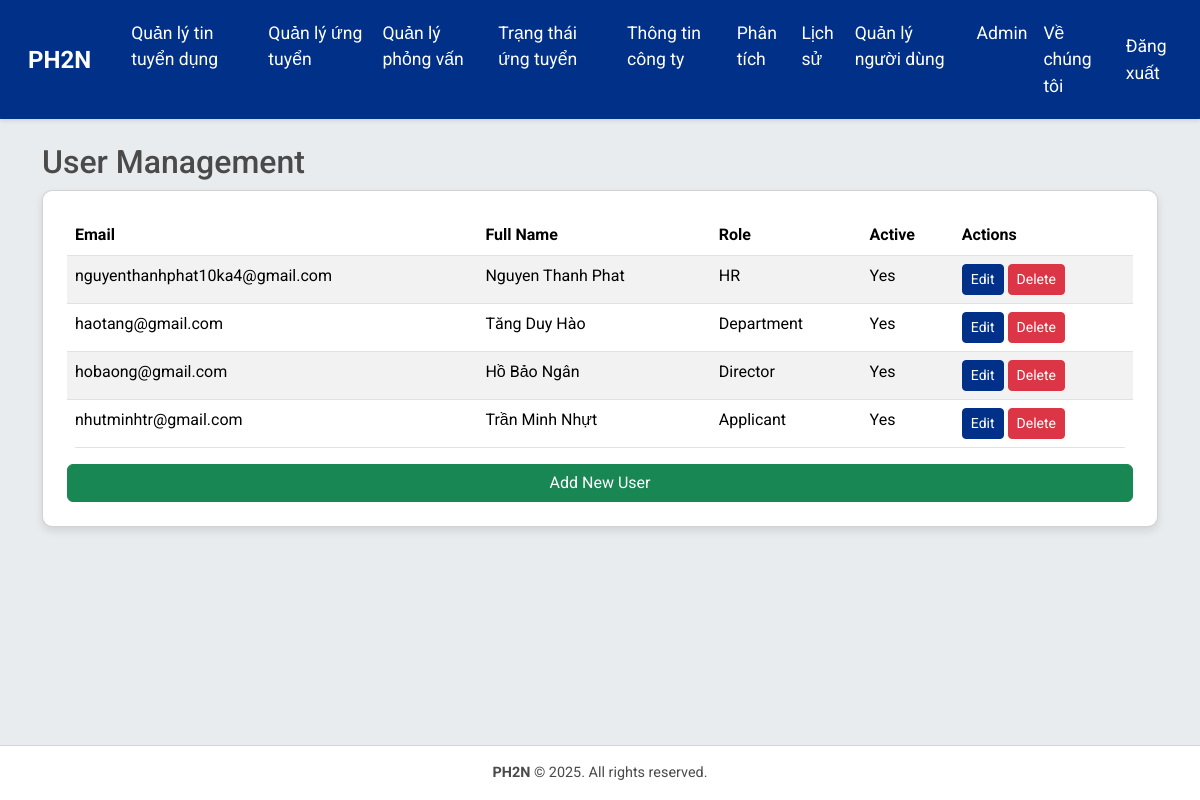
The page /accounts/users/ (signed in) on the database its author committed.
### accounts/models.py (models this page shows, shortened)
class CustomUser(AbstractBaseUser, PermissionsMixin):
    ROLE_CHOICES = [
        ('hr', 'HR'),
        ('applicant', 'Applicant'),
        ('director', 'Director'),
        ('department', 'Department'),
    ]
    email = models.EmailField(unique=True)
    full_name = models.CharField(max_length=255)
    role = models.CharField(max_length=20, choices=ROLE_CHOICES, default='applicant')
    department = models.CharField(max_length=100, blank=True, help_text="Department or division within the company")
    phone_number = models.CharField(max_length=15, blank=True)
    address = models.TextField(blank=True)
    is_active = models.BooleanField(default=True)
    is_staff = models.BooleanField(default=False)
    objects = CustomUserManager()
    USERNAME_FIELD = 'email'
    REQUIRED_FIELDS = ['full_name']

### accounts/views.py (the view)
# urls.py: path('users/', views.user_management, name='user_management'),
@login_required
def user_management(request):
    if request.user.role != 'hr':
        messages.error(request, 'Chỉ nhân sự HR có thể quản lý người dùng.')
        return redirect('jobs:job_list')
    users = CustomUser.objects.all()
    return render(request, 'accounts/user_management.html', {'users': users})

### templates/accounts/user_management.html (shortened to what this page needs)
{% extends 'base.html' %}
{% load django_bootstrap5 %}
{% block content %}
<h2>User Management</h2>
<div class="card p-4">
    {% if users %}
    <table class="table table-striped">
        <thead>
            <tr>
                <th>Email</th>
                <th>Full Name</th>
                <th>Role</th>
                <th>Active</th>
                <th>Actions</th>
            </tr>
        </thead>
        <tbody>
            {% for user in users %}
            <tr>
                <td>{{ user.email }}</td>
                <td>{{ user.full_name }}</td>
                <td>{{ user.get_role_display }}</td>
                <td>{{ user.is_active|yesno:"Yes,No" }}</td>
                <td>
                    <a href="{% url 'accounts:edit_user' user.id %}" class="btn btn-primary btn-sm">Edit</a>
                    <form action="{% url 'accounts:delete_user' user.id %}" method="post" style="display:inline;">
                        <button type="submit" class="btn btn-danger btn-sm" onclick="return confirm('Are you sure you want to delete {{ user.email }}?');">Delete</button>
                    </form>
                </td>
            </tr>
            {% endfor %}
        </tbody>
    </table>
    {% else %}
    <p>No users available.</p>
    {% endif %}
    <a href="{% url 'accounts:register' %}" class="btn btn-success">Add New User</a>
</div>
{% endblock %}

### templates/base.html (shortened to what this page needs)
{% load django_bootstrap5 %}
{% load static %}
<!DOCTYPE html>
<html lang="vi">
<head>
    {% bootstrap_css %}
    <link rel="stylesheet" href="{% static 'css/style.css' %}">
</head>
<body>
    <nav class="navbar navbar-expand-lg navbar-dark">
        <div class="container-fluid">
            <a class="navbar-brand" href="{% url 'jobs:job_list' %}">PH2N</a>
            <div class="collapse navbar-collapse" id="navbarNav">
                <ul class="navbar-nav me-auto">
                    {% if user.is_authenticated %}
                        {% if user.role == 'hr' %}
                            <li class="nav-item">
                                <a class="nav-link" href="{% url 'hr:manage_job_postings' %}">Quản lý tin tuyển dụng</a>
                            </li>
                            <li class="nav-item">
                                <a class="nav-link" href="{% url 'hr:manage_applications' %}">Quản lý ứng tuyển</a>
                            </li>
                            <li class="nav-item">
                                <a class="nav-link" href="{% url 'hr:manage_interviews' %}">Quản lý phỏng vấn</a>
                            </li>
                            <li class="nav-item">
                                <a class="nav-link" href="{% url 'hr:application_status' %}">Trạng thái ứng tuyển</a>
                            </li>
                            <li class="nav-item">
                                <a class="nav-link" href="{% url 'hr:manage_company_info' %}">Thông tin công ty</a>
                            </li>
                            <li class="nav-item">
                                <a class="nav-link" href="{% url 'hr:recruitment_analytics' %}">Phân tích</a>
                            </li>
                            <li class="nav-item">
                                <a class="nav-link" href="{% url 'hr:recruitment_history' %}">Lịch sử</a>
                            </li>
                            <li class="nav-item">
                                <a class="nav-link" href="{% url 'accounts:user_management' %}">Quản lý người dùng</a>
                            </li>
                            <li class="nav-item">
                                <a class="nav-link" href="{% url 'admin:index' %}">Admin</a>
                            </li>
                        {% endif %}
                    {% endif %}
                    <li class="nav-item">
                        <a class="nav-link" href="{% url 'hr:company_info' %}">Về chúng tôi</a>
                    </li>
                </ul>
                <ul class="navbar-nav">
                    {% if user.is_authenticated %}
                        <li class="nav-item">
                            <a class="nav-link" href="{% url 'accounts:logout' %}">Đăng xuất</a>
                        </li>
                    {% endif %}
                </ul>
            </div>
        </div>
    </nav>
    <div class="content-wrapper">
        <div class="container mt-4">
            {% block content %}
            {% endblock %}
        </div>
    </div>
    <footer class="footer">
        <div class="container">
            <p><strong>PH2N</strong> © 2025. All rights reserved.</p>
        </div>
    </footer>
</body>
</html>

### static/css/style.css (style rules this page uses)
body { font-family: 'Roboto', sans-serif; background-color: #E8ECEF; margin: 0; display: flex; flex-direction: column; min-height: 100vh; }
.content-wrapper { flex: 1; }
.navbar { background-color: #003087; box-shadow: 0 2px 4px rgba(0,0,0,0.1); }
.navbar-brand { font-weight: bold; font-size: 1.5rem; padding: 0.5rem 1rem; }
.nav-link { font-size: 1.1rem; padding: 0.75rem 1.25rem; color: #FFFFFF !important; transition: all 0.2s; }
.card { border-radius: 10px; box-shadow: 0 4px 8px rgba(0,0,0,0.1); transition: transform 0.2s; }
.btn-primary { background-color: #003087; border-color: #003087; }
.table { background-color: #FFFFFF; border-radius: 10px; overflow: hidden; }
.footer { background-color: #FFFFFF; border-top: 1px solid #D1D5DB; padding: 1rem 0; text-align: center; position: fixed; bottom: 0; width: 100%; font-size: 0.9rem; color: #4A4A4A; }
.footer p { margin: 0; }
h2, h3, h5 { color: #4A4A4A; }

### rows shown on the page
CustomUser: email "nguyenthanhphat10ka4@gmail.com", full_name "Nguyen Thanh Phat", role "HR", is_active "Yes"
CustomUser: email "haotang@gmail.com", full_name "Tăng Duy Hào", role "Department", is_active "Yes"
CustomUser: email "hobaong@gmail.com", full_name "Hồ Bảo Ngân", role "Director", is_active "Yes"
CustomUser: email "nhutminhtr@gmail.com", full_name "Trần Minh Nhựt", role "Applicant", is_active "Yes"
